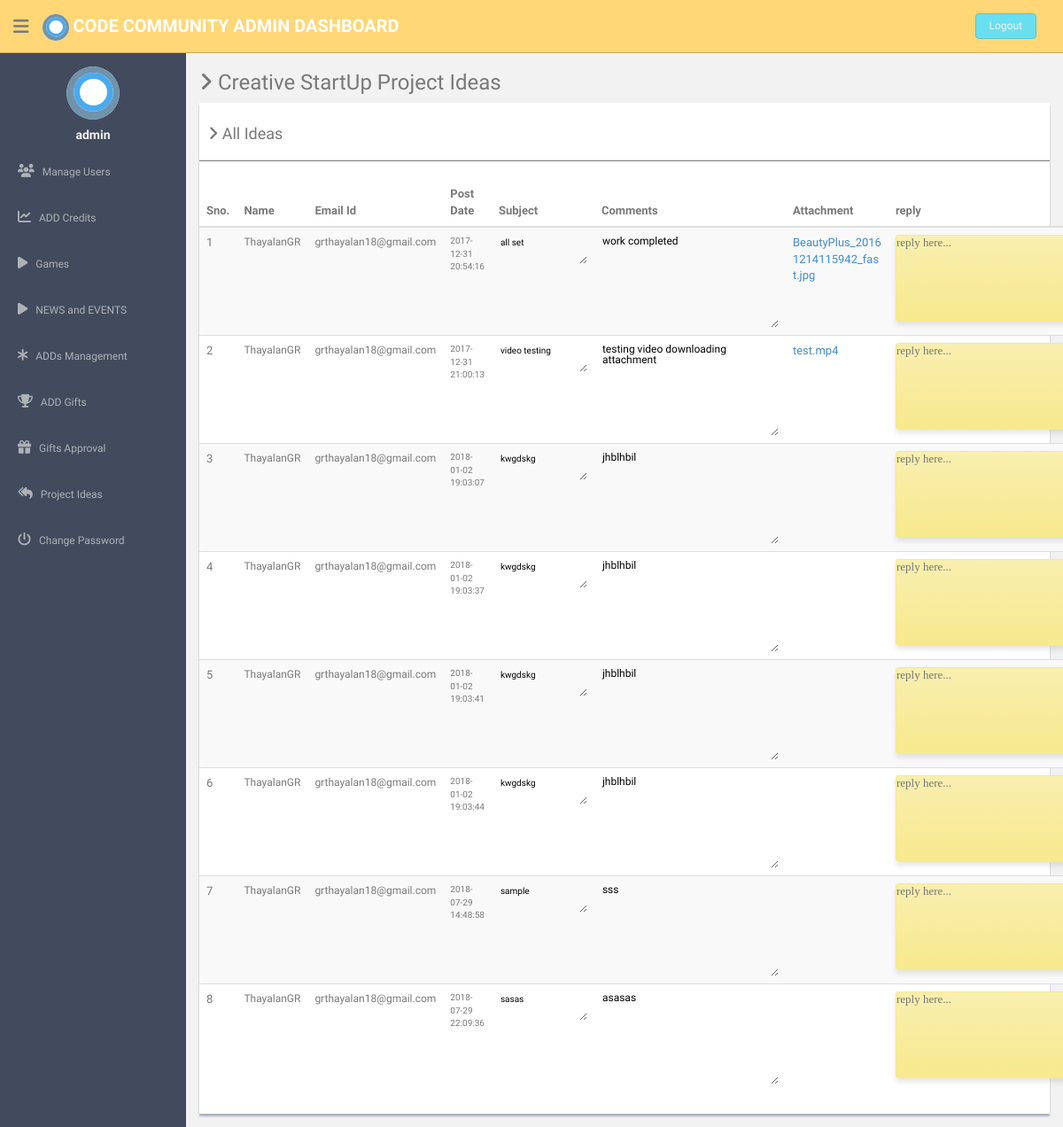
Before: /admin/comments.php (signed in) with the older database file.
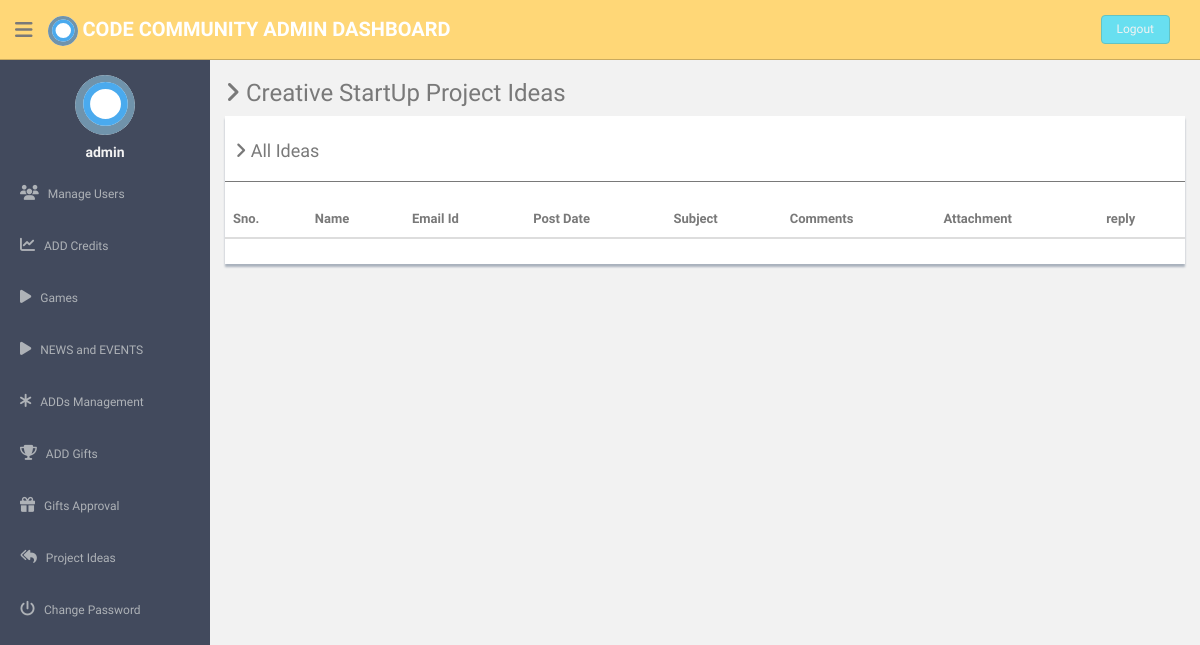
After: the same page with the newer database file.
### tables this page shows
CREATE TABLE `comments` (
  `comment_id` int(11) NOT NULL,
  `user_id` int(11) NOT NULL,
  `subject` varchar(255) NOT NULL,
  `content` longtext NOT NULL,
  `attachment` varchar(255) DEFAULT NULL,
  `adddate` datetime NOT NULL DEFAULT CURRENT_TIMESTAMP
);

CREATE TABLE `user` (
  `user_id` int(11) NOT NULL,
  `role_id` int(11) NOT NULL,
  `name` varchar(255) NOT NULL,
  `birthdate` date NOT NULL,
  `gender` varchar(255) NOT NULL,
  `email` varchar(255) NOT NULL,
  `mobile` varchar(12) DEFAULT NULL,
  `password` varchar(255) NOT NULL,
  `activationcode` varchar(255) NOT NULL,
  `forgetpasswordcode` varchar(255) NOT NULL,
  `batchno` varchar(255) NOT NULL,
  `upload_image` varchar(255) NOT NULL,
  `active` int(11) NOT NULL DEFAULT '0',
  `interest` varchar(255) NOT NULL,
  `exception` varchar(255) DEFAULT NULL
);

### admin/comments.php (the view, shortened to what this page needs)
<?php
include'dbconnection.php';
?>
<!DOCTYPE html>
<html lang="en">
  <head>
    <link href="assets/css/bootstrap.css" rel="stylesheet">
    <link href="assets/font-awesome/css/font-awesome.css" rel="stylesheet" />
    <link href="assets/css/style.css" rel="stylesheet">
    <link href="assets/css/style-responsive.css" rel="stylesheet">
  </head>
  <body>
<section id="container" >
  <?php include('./header.php'); ?>
  <?php include('./sidebar.php'); ?>
  <section id="main-content">
          <section class="wrapper">
          	<h3><i class="fa fa-angle-right"></i> Creative StartUp Project Ideas</h3>
            <div class="row">
                  <div class="col-md-12">
                      <div class="content-panel">
                          <table class="table table-striped table-advance table-hover">
	                  	  	  <h4><i class="fa fa-angle-right"></i> All Ideas </h4>
	                  	  	  <hr>
                              <thead>
                              <tr>
                                  <th>Sno.</th>
                                  <th class="hidden-phone">Name</th>
                                  <th> Email Id</th>
                                  <th> Post Date</th>
                                  <th> Subject</th>
                                  <th> Comments</th>
                                  <th> Attachment</th>
                                  <th> reply</th>
                              </tr>
                              </thead>
                              <tbody>
                              <?php $ret=mysqli_query($con,"SELECT * FROM comments, user WHERE comments.user_id=user.user_id");
                                $cnt=1;
                                while($row=mysqli_fetch_array($ret))
                                {
                                  ?>
                              <tr>
                              <td><?php echo $cnt;?></td>
                              <td style="font-size:12px;"><?php echo $row['name'];?></td>
                              <td style="font-size:12px;"><?php echo $row['email'];?></td>
                              <td style="font-size:10px;"><?php echo $row['adddate'];?></td>
                              <td><textarea readonly style="font-size:10px;"><?php echo $row['subject'];?></textarea></td>
                              <td><textarea id="content" readonly style="font-size:12px;"><?php echo $row['content'];?></textarea></td>
                              <td><p class="test"><a href="comments.php?file=<?php echo $row['attachment'];?>" ><?php echo $row['attachment'];?></a></p></td>
                              <form action="" method="post" id="reply" name="reply" enctype="multipart/form-data">
                              <td><input type="text" require="" name="text" id="note" placeholder="reply here..."></td>
                                  </form>
                          </tr>
                              <?php $cnt=$cnt+1; }?>
                              </tbody>
                          </table>
                      </div>
                  </div>
              </div>
	        </section>
  </section>
</section>
  </body>
</html>

Changed rows visible on the page:
removed comments: user.name "ThayalanGR", user.email "grthayalan18@gmail.com", adddate "2017-12-31 20:54:16", subject "all set", content "work completed", attachment "BeautyPlus_20161214115942_fast.jpg"
removed comments: user.name "ThayalanGR", user.email "grthayalan18@gmail.com", adddate "2017-12-31 21:00:13", subject "video testing", content "testing video downloading attachment", attachment "test.mp4"
removed comments: user.name "ThayalanGR", user.email "grthayalan18@gmail.com", adddate "2018-01-02 19:03:07", subject "kwgdskg", content "jhblhbil"
removed comments: user.name "ThayalanGR", user.email "grthayalan18@gmail.com", adddate "2018-01-02 19:03:37", subject "kwgdskg", content "jhblhbil"
removed comments: user.name "ThayalanGR", user.email "grthayalan18@gmail.com", adddate "2018-01-02 19:03:41", subject "kwgdskg", content "jhblhbil"
removed comments: user.name "ThayalanGR", user.email "grthayalan18@gmail.com", adddate "2018-01-02 19:03:44", subject "kwgdskg", content "jhblhbil"
removed comments: user.name "ThayalanGR", user.email "grthayalan18@gmail.com", adddate "2018-07-29 14:48:58", subject "sample", content "sss"
removed comments: user.name "ThayalanGR", user.email "grthayalan18@gmail.com", adddate "2018-07-29 22:09:36", subject "sasas", content "asasas"
